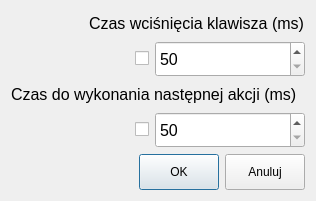
<?xml version="1.0" encoding="UTF-8"?>
<ui version="4.0">
 <class>ScenarioTime</class>
 <widget class="QDialog" name="ScenarioTime">
  <property name="geometry">
   <rect>
    <x>0</x>
    <y>0</y>
    <width>316</width>
    <height>201</height>
   </rect>
  </property>
  <property name="minimumSize">
   <size>
    <width>316</width>
    <height>201</height>
   </size>
  </property>
  <property name="maximumSize">
   <size>
    <width>316</width>
    <height>201</height>
   </size>
  </property>
  <property name="windowTitle">
   <string>Dialog</string>
  </property>
  <layout class="QGridLayout" name="gridLayout">
   <item row="4" column="0" colspan="2">
    <layout class="QHBoxLayout" name="horizontalLayout_3">
     <item>
      <spacer name="horizontalSpacer">
       <property name="orientation">
        <enum>Qt::Horizontal</enum>
       </property>
       <property name="sizeHint" stdset="0">
        <size>
         <width>40</width>
         <height>20</height>
        </size>
       </property>
      </spacer>
     </item>
     <item>
      <widget class="QPushButton" name="pushButtonOk">
       <property name="minimumSize">
        <size>
         <width>0</width>
         <height>36</height>
        </size>
       </property>
       <property name="maximumSize">
        <size>
         <width>16777215</width>
         <height>36</height>
        </size>
       </property>
       <property name="text">
        <string>OK</string>
       </property>
      </widget>
     </item>
     <item>
      <widget class="QPushButton" name="pushButtonCancel">
       <property name="minimumSize">
        <size>
         <width>0</width>
         <height>36</height>
        </size>
       </property>
       <property name="maximumSize">
        <size>
         <width>16777215</width>
         <height>36</height>
        </size>
       </property>
       <property name="text">
        <string>Anuluj</string>
       </property>
      </widget>
     </item>
    </layout>
   </item>
   <item row="1" column="0" colspan="2">
    <layout class="QHBoxLayout" name="horizontalLayout">
     <item>
      <spacer name="horizontalSpacer_3">
       <property name="orientation">
        <enum>Qt::Horizontal</enum>
       </property>
       <property name="sizeHint" stdset="0">
        <size>
         <width>40</width>
         <height>20</height>
        </size>
       </property>
      </spacer>
     </item>
     <item>
      <widget class="QCheckBox" name="checkBoxCWK">
       <property name="text">
        <string/>
       </property>
      </widget>
     </item>
     <item>
      <widget class="QSpinBox" name="spinBoxCWK">
       <property name="minimumSize">
        <size>
         <width>150</width>
         <height>36</height>
        </size>
       </property>
       <property name="maximumSize">
        <size>
         <width>16777215</width>
         <height>36</height>
        </size>
       </property>
       <property name="font">
        <font>
         <pointsize>12</pointsize>
        </font>
       </property>
       <property name="minimum">
        <number>50</number>
       </property>
       <property name="maximum">
        <number>999999</number>
       </property>
       <property name="singleStep">
        <number>10</number>
       </property>
      </widget>
     </item>
    </layout>
   </item>
   <item row="0" column="1">
    <widget class="QLabel" name="labelCWK">
     <property name="font">
      <font>
       <pointsize>12</pointsize>
      </font>
     </property>
     <property name="text">
      <string>Czas wciśnięcia klawisza (ms)</string>
     </property>
     <property name="alignment">
      <set>Qt::AlignLeading|Qt::AlignLeft|Qt::AlignVCenter</set>
     </property>
    </widget>
   </item>
   <item row="2" column="0" colspan="2">
    <widget class="QLabel" name="labelCNA">
     <property name="font">
      <font>
       <pointsize>12</pointsize>
      </font>
     </property>
     <property name="text">
      <string>Czas do wykonania następnej akcji (ms)</string>
     </property>
     <property name="alignment">
      <set>Qt::AlignLeading|Qt::AlignLeft|Qt::AlignVCenter</set>
     </property>
    </widget>
   </item>
   <item row="3" column="0" colspan="2">
    <layout class="QHBoxLayout" name="horizontalLayout_2">
     <item>
      <spacer name="horizontalSpacer_2">
       <property name="orientation">
        <enum>Qt::Horizontal</enum>
       </property>
       <property name="sizeHint" stdset="0">
        <size>
         <width>40</width>
         <height>20</height>
        </size>
       </property>
      </spacer>
     </item>
     <item>
      <widget class="QCheckBox" name="checkBoxCNA">
       <property name="text">
        <string/>
       </property>
      </widget>
     </item>
     <item>
      <widget class="QSpinBox" name="spinBoxCNA">
       <property name="minimumSize">
        <size>
         <width>150</width>
         <height>36</height>
        </size>
       </property>
       <property name="maximumSize">
        <size>
         <width>16777215</width>
         <height>36</height>
        </size>
       </property>
       <property name="font">
        <font>
         <pointsize>12</pointsize>
        </font>
       </property>
       <property name="minimum">
        <number>50</number>
       </property>
       <property name="maximum">
        <number>999999</number>
       </property>
       <property name="singleStep">
        <number>10</number>
       </property>
      </widget>
     </item>
    </layout>
   </item>
  </layout>
 </widget>
 <resources/>
 <connections/>
</ui>
